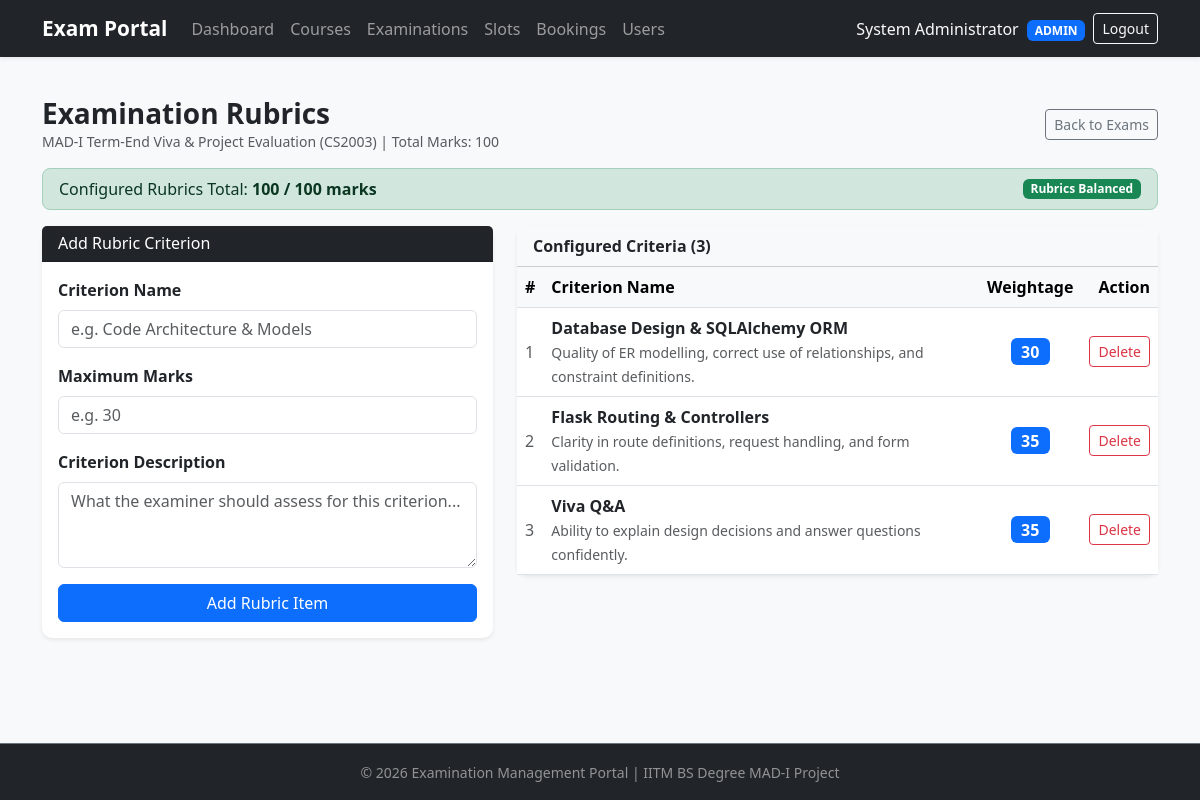
Page /admin/examinations/1/rubrics (signed in) on the committed database.
### models.py (models this page shows, shortened)
class Examination(db.Model):
    __tablename__ = 'examinations'
    id = db.Column(db.Integer, primary_key=True)
    course_id = db.Column(db.Integer, db.ForeignKey('courses.id'), nullable=False)
    title = db.Column(db.String(200), nullable=False)
    description = db.Column(db.Text, nullable=True)
    total_marks = db.Column(db.Integer, nullable=False, default=100)
    status = db.Column(db.String(30), nullable=False, default='Draft')
    slot_creation_start = db.Column(db.DateTime, nullable=True)
    slot_creation_end = db.Column(db.DateTime, nullable=True)
    booking_start = db.Column(db.DateTime, nullable=True)
    booking_end = db.Column(db.DateTime, nullable=True)
    exam_date = db.Column(db.DateTime, nullable=True)
    created_at = db.Column(db.DateTime, default=datetime.utcnow)
    rubrics = db.relationship('ExaminationRubric', backref='examination', cascade='all, delete-orphan', lazy=True)
    slots = db.relationship('ExaminationSlot', backref='examination', cascade='all, delete-orphan', lazy=True)

class Course(db.Model):
    __tablename__ = 'courses'
    id = db.Column(db.Integer, primary_key=True)
    course_code = db.Column(db.String(20), unique=True, nullable=False)
    course_name = db.Column(db.String(150), nullable=False)
    description = db.Column(db.Text, nullable=True)
    created_at = db.Column(db.DateTime, default=datetime.utcnow)
    examinations = db.relationship('Examination', backref='course', cascade='all, delete-orphan', lazy=True)

class ExaminationRubric(db.Model):
    __tablename__ = 'examination_rubrics'
    id = db.Column(db.Integer, primary_key=True)
    examination_id = db.Column(db.Integer, db.ForeignKey('examinations.id'), nullable=False)
    criterion_name = db.Column(db.String(150), nullable=False)
    max_marks = db.Column(db.Integer, nullable=False)
    description = db.Column(db.Text, nullable=True)

### admin.py (the view, shortened to what this page needs)
@admin_bp.route('/examinations/<int:exam_id>/rubrics', methods=['GET', 'POST'])
@role_required('admin')
def manage_rubrics(exam_id):
    exam = Examination.query.get_or_404(exam_id)
    current_total = sum(r.max_marks for r in exam.rubrics)
    return render_template(
        'admin/manage_rubrics.html',
        exam=exam,
        current_total=current_total
    )

### utils.py (called while the page is built)
def role_required(*roles):
    def decorator(f):
        @wraps(f)
        def decorated(*args, **kwargs):
            if 'user_id' not in session:
                flash('Please log in to continue.', 'warning')
                return redirect(url_for('auth.login'))
            if session.get('user_role') not in roles:
                flash('You do not have permission to access that page.', 'danger')
                return redirect(url_for('auth.login'))
            return f(*args, **kwargs)
        return decorated
    return decorator

### templates/admin/manage_rubrics.html (shortened to what this page needs)
{% extends 'base.html' %}
{% block content %}
<div class="d-flex justify-content-between align-items-center mb-3">
    <div>
        <h3 class="fw-bold mb-0">Examination Rubrics</h3>
        <p class="text-muted small mb-0">{{ exam.title }} ({{ exam.course.course_code }}) | Total Marks: {{ exam.total_marks }}</p>
    </div>
    <a href="{{ url_for('admin.manage_examinations') }}" class="btn btn-outline-secondary btn-sm">Back to Exams</a>
</div>
<div class="alert {% if current_total == exam.total_marks %}alert-success{% elif current_total < exam.total_marks %}alert-warning{% else %}alert-danger{% endif %} d-flex justify-content-between align-items-center py-2">
    <div>
        Configured Rubrics Total: <strong>{{ current_total }} / {{ exam.total_marks }} marks</strong>
    </div>
    {% if current_total != exam.total_marks %}
        <span class="small">{% if current_total < exam.total_marks %}{{ exam.total_marks - current_total }} marks remaining to allocate{% else %}{{ current_total - exam.total_marks }} marks over limit{% endif %}</span>
    {% else %}
        <span class="badge bg-success">Rubrics Balanced</span>
    {% endif %}
</div>
<div class="row g-4">
    <div class="col-md-5">
        <div class="card shadow-sm border-0">
            <div class="card-header bg-dark text-white py-2">
                <h6 class="mb-0">Add Rubric Criterion</h6>
            </div>
            <div class="card-body">
                <form method="POST">
                    <div class="mb-3">
                        <label class="form-label fw-semibold">Criterion Name</label>
                        <input type="text" name="criterion_name" class="form-control" placeholder="e.g. Code Architecture & Models" required autofocus>
                    </div>
                    <div class="mb-3">
                        <label class="form-label fw-semibold">Maximum Marks</label>
                        <input type="number" name="max_marks" class="form-control" placeholder="e.g. 30" min="1" required>
                    </div>
                    <div class="mb-3">
                        <label class="form-label fw-semibold">Criterion Description</label>
                        <textarea name="description" class="form-control" rows="3" placeholder="What the examiner should assess for this criterion..."></textarea>
                    </div>
                    <button type="submit" class="btn btn-primary w-100">Add Rubric Item</button>
                </form>
            </div>
        </div>
    </div>
    <div class="col-md-7">
        <div class="card shadow-sm border-0">
            <div class="card-header bg-light py-2 fw-bold">
                Configured Criteria ({{ exam.rubrics | length }})
            </div>
            <div class="table-responsive">
                <table class="table table-hover align-middle mb-0">
                    <thead class="table-light">
                        <tr>
                            <th>#</th>
                            <th>Criterion Name</th>
                            <th class="text-center">Weightage</th>
                            <th class="text-end">Action</th>
                        </tr>
                    </thead>
                    <tbody>
                        {% for rubric in exam.rubrics %}
                        <tr>
                            <td class="text-muted">{{ loop.index }}</td>
                            <td>
                                <div class="fw-semibold">{{ rubric.criterion_name }}</div>
                                <small class="text-muted">{{ rubric.description or 'No extra description.' }}</small>
                            </td>
                            <td class="text-center">
                                <span class="badge bg-primary fs-6">{{ rubric.max_marks }}</span>
                            </td>
                            <td class="text-end">
                                <form method="POST" action="{{ url_for('admin.delete_rubric', rubric_id=rubric.id) }}" onsubmit="return confirm('Are you sure you want to remove this rubric item?');">
                                    <button type="submit" class="btn btn-sm btn-outline-danger">Delete</button>
                                </form>
                            </td>
                        </tr>
                        {% else %}
                        <tr>
                            <td colspan="4" class="text-center py-4 text-muted">No rubrics defined yet. Add criteria using the form on the left.</td>
                        </tr>
                        {% endfor %}
                    </tbody>
                </table>
            </div>
        </div>
    </div>
</div>
{% endblock %}

### static/style.css (style rules this page uses)
body { min-height: 100vh; display: flex; flex-direction: column; background-color: #f8f9fa; }
.card { border: none; border-radius: 10px; box-shadow: 0 2px 8px rgba(0, 0, 0, 0.1); transition: transform 0.2s ease; }
.alert { border-radius: 8px; }

### rows in the picture
Examination: title "MAD-I Term-End Viva & Project Evaluation", total_marks "100"
Course: course.course_code "CS2003"
ExaminationRubric: criterion_name "Database Design & SQLAlchemy ORM", description "Quality of ER modelling, correct use of relationships, and constraint definitions.", max_marks "30"
ExaminationRubric: criterion_name "Flask Routing & Controllers", description "Clarity in route definitions, request handling, and form validation.", max_marks "35"
ExaminationRubric: criterion_name "Viva Q&A", description "Ability to explain design decisions and answer questions confidently.", max_marks "35"

### other values in the picture
{{ session.user_name }} "System Administrator"
{{ session.user_role }} "ADMIN"
{{ current_total }} "100"
{{ exam.rubrics | length }} "3"
